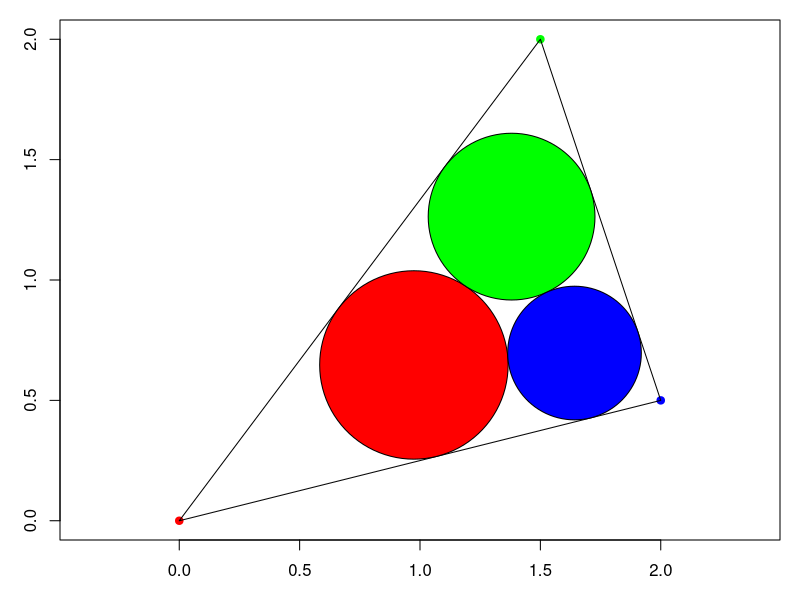

Recreate this plot in R.
## ---- chunk 1
knitr::opts_chunk$set(echo = TRUE, collapse = TRUE, 
                      fig.path = "figures/Malfatti-")
## ---- chunk 2
MalfattiCircles <- function(A, B, C){
  a <- sqrt(c(crossprod(B-C))) # distance BC
  b <- sqrt(c(crossprod(A-C))) # distance AC
  c <- sqrt(c(crossprod(B-A))) # distance AB
  p <- (a + b + c); s <- p / 2;
  areaABC <- sqrt(s*(s-a)*(s-b)*(s-c))
  I <- (A*a + B*b + C*c) / p # incenter
  r <- areaABC / s # inradius
  # radii of Malfatti circles ####
  IA <- sqrt(c(crossprod(I-A)))
  IB <- sqrt(c(crossprod(I-B)))
  IC <- sqrt(c(crossprod(I-C)))
  r1 <- r * (s-r-(IB+IC-IA)) / 2 / (s-a)
  r2 <- r * (s-r-(IC+IA-IB)) / 2 / (s-b)
  r3 <- r * (s-r-(IA+IB-IC)) / 2 / (s-c)
  # centers of Malfatti circles ####
  d1 <- r1 / tan(acos(c(crossprod(C-A,B-A)/b/c))/2)
  d2 <- r2 / tan(acos(c(crossprod(C-B,A-B)/a/c))/2)
  d3 <- r3 / tan(acos(c(crossprod(A-C,B-C)/b/a))/2)
  w <- d1 + d2 + 2*sqrt(r1*r2)
  u <- d2 + d3 + 2*sqrt(r2*r3)
  v <- d3 + d1 + 2*sqrt(r3*r1)
  d <- sqrt((-u+v+w)*(u+v-w)*(u-v+w)*(u+v+w))/2
  x <- d/r1 - (v+w); y <- u; z <- u # trilinear coordinates
  O1 <- (u*x*A + v*y*B + w*z*C) / (u*x + v*y + w*z)
  x <- v; y <- d/r2 - (u+w); z <- v # trilinear coordinates
  O2 <- (u*x*A + v*y*B + w*z*C) / (u*x + v*y + w*z)
  x <- w; y <- w; z <- d/r3 - (u+v) # trilinear coordinates
  O3 <- (u*x*A + v*y*B + w*z*C) / (u*x + v*y + w*z)
  return(list(
    C1 = list(center = O1, radius = r1), 
    C2 = list(center = O2, radius = r2),
    C3 = list(center = O3, radius = r3)
  ))
}
## ---- chunk 3
A <- c(0, 0)
B <- c(1.5, 2)
C <- c(2, 0.5)

Mcircles <- MalfattiCircles(A, B, C)
C1 <- Mcircles[[1]]; C2 <- Mcircles[[2]]; C3 <- Mcircles[[3]]
O1 <- C1$center; O2 <- C2$center; O3 <- C3$center
r1 <- C1$radius; r2 <- C2$radius; r3 <- C3$radius

library(plotrix)
par(mar=c(3, 3, 1, 1))
plot(0 , 0, type = "n", xlim = c(0,2), ylim = c(0,2), asp = 1, 
     xlab = NA, ylab = NA)
points(rbind(A,B,C), pch = 19, col = c("red", "green", "blue"))
lines(rbind(A,B,C,A)) # draw triangle ABC
draw.circle(O1[1], O1[2], r1, col = "red")
draw.circle(O2[1], O2[2], r2, col = "green")
draw.circle(O3[1], O3[2], r3, col = "blue")
